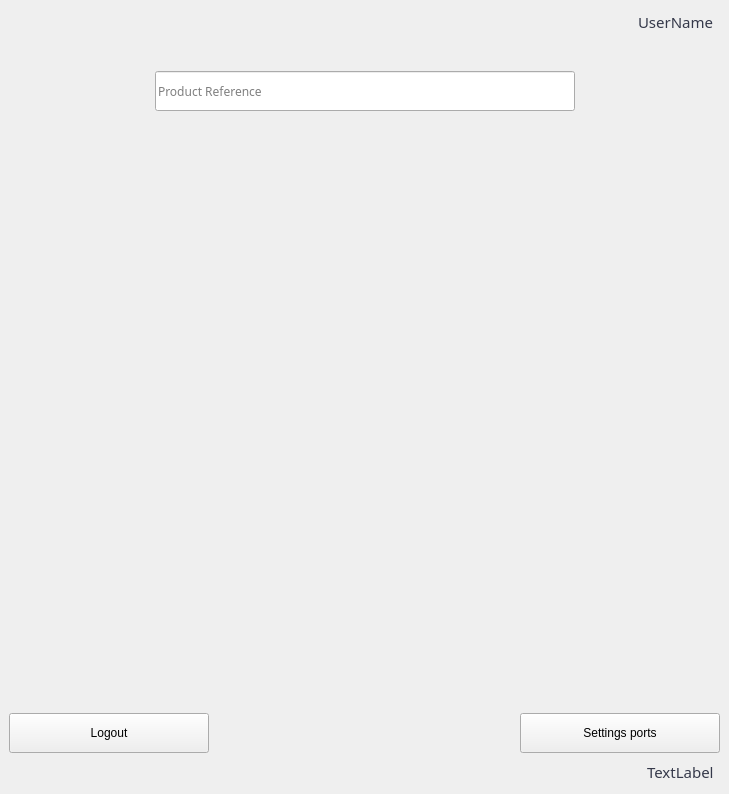
<?xml version="1.0" encoding="UTF-8"?>
<ui version="4.0">
 <class>MainWindow</class>
 <widget class="QMainWindow" name="MainWindow">
  <property name="geometry">
   <rect>
    <x>0</x>
    <y>0</y>
    <width>729</width>
    <height>794</height>
   </rect>
  </property>
  <property name="windowTitle">
   <string>MainWindow</string>
  </property>
  <property name="styleSheet">
   <string notr="true">QLabel {
font-family: sans-serif;
  text-transform: uppercase;
  outline: 0;
  border: 1px;
  padding: 2px;
  color: #35394a;
  font-size: 15px;
}</string>
  </property>
  <property name="inputMethodHints">
   <set>Qt::ImhFormattedNumbersOnly</set>
  </property>
  <widget class="QWidget" name="centralwidget">
   <layout class="QVBoxLayout" name="verticalLayout">
    <item>
     <layout class="QHBoxLayout" name="horizontalLayout">
      <item>
       <widget class="QLabel" name="logo1">
        <property name="text">
         <string/>
        </property>
        <property name="pixmap">
         <pixmap>../assets/logo-small.png</pixmap>
        </property>
        <property name="scaledContents">
         <bool>false</bool>
        </property>
       </widget>
      </item>
      <item>
       <widget class="QLabel" name="logo2">
        <property name="text">
         <string/>
        </property>
        <property name="pixmap">
         <pixmap>../assets/logo-csmall.png</pixmap>
        </property>
        <property name="scaledContents">
         <bool>true</bool>
        </property>
       </widget>
      </item>
      <item>
       <spacer name="horizontalSpacer">
        <property name="orientation">
         <enum>Qt::Horizontal</enum>
        </property>
        <property name="sizeHint" stdset="0">
         <size>
          <width>20</width>
          <height>20</height>
         </size>
        </property>
       </spacer>
      </item>
      <item>
       <widget class="QLabel" name="usernameLabel">
        <property name="styleSheet">
         <string notr="true">font: 63 10pt &quot;Segoe UI Semibold&quot;;
</string>
        </property>
        <property name="text">
         <string>UserName</string>
        </property>
       </widget>
      </item>
     </layout>
    </item>
    <item>
     <layout class="QHBoxLayout" name="horizontalLayout_3">
      <item>
       <spacer name="horizontalSpacer_3">
        <property name="orientation">
         <enum>Qt::Horizontal</enum>
        </property>
        <property name="sizeType">
         <enum>QSizePolicy::Expanding</enum>
        </property>
        <property name="sizeHint" stdset="0">
         <size>
          <width>40</width>
          <height>20</height>
         </size>
        </property>
       </spacer>
      </item>
      <item>
       <widget class="QLabel" name="label">
        <property name="styleSheet">
         <string notr="true"/>
        </property>
        <property name="text">
         <string/>
        </property>
        <property name="pixmap">
         <pixmap>../assets/tenor.gif</pixmap>
        </property>
        <property name="scaledContents">
         <bool>false</bool>
        </property>
       </widget>
      </item>
      <item>
       <spacer name="horizontalSpacer_4">
        <property name="orientation">
         <enum>Qt::Horizontal</enum>
        </property>
        <property name="sizeType">
         <enum>QSizePolicy::Expanding</enum>
        </property>
        <property name="sizeHint" stdset="0">
         <size>
          <width>40</width>
          <height>20</height>
         </size>
        </property>
       </spacer>
      </item>
     </layout>
    </item>
    <item>
     <layout class="QHBoxLayout" name="horizontalLayout_5">
      <item>
       <spacer name="horizontalSpacer_7">
        <property name="orientation">
         <enum>Qt::Horizontal</enum>
        </property>
        <property name="sizeHint" stdset="0">
         <size>
          <width>40</width>
          <height>20</height>
         </size>
        </property>
       </spacer>
      </item>
      <item>
       <widget class="QLineEdit" name="QTxtRef">
        <property name="minimumSize">
         <size>
          <width>420</width>
          <height>40</height>
         </size>
        </property>
        <property name="font">
         <font>
          <family>sans-serif</family>
         </font>
        </property>
        <property name="placeholderText">
         <string>Product Reference</string>
        </property>
       </widget>
      </item>
      <item>
       <spacer name="horizontalSpacer_8">
        <property name="orientation">
         <enum>Qt::Horizontal</enum>
        </property>
        <property name="sizeHint" stdset="0">
         <size>
          <width>40</width>
          <height>20</height>
         </size>
        </property>
       </spacer>
      </item>
     </layout>
    </item>
    <item>
     <spacer name="verticalSpacer">
      <property name="orientation">
       <enum>Qt::Vertical</enum>
      </property>
      <property name="sizeHint" stdset="0">
       <size>
        <width>20</width>
        <height>40</height>
       </size>
      </property>
     </spacer>
    </item>
    <item>
     <layout class="QHBoxLayout" name="horizontalLayout_2">
      <item>
       <widget class="QPushButton" name="btnLogout">
        <property name="minimumSize">
         <size>
          <width>200</width>
          <height>40</height>
         </size>
        </property>
        <property name="text">
         <string>Logout</string>
        </property>
       </widget>
      </item>
      <item>
       <spacer name="horizontalSpacer_2">
        <property name="orientation">
         <enum>Qt::Horizontal</enum>
        </property>
        <property name="sizeHint" stdset="0">
         <size>
          <width>40</width>
          <height>20</height>
         </size>
        </property>
       </spacer>
      </item>
      <item>
       <widget class="QPushButton" name="btnscanner">
        <property name="minimumSize">
         <size>
          <width>200</width>
          <height>40</height>
         </size>
        </property>
        <property name="text">
         <string>Settings ports</string>
        </property>
       </widget>
      </item>
     </layout>
    </item>
    <item>
     <layout class="QHBoxLayout" name="horizontalLayout_4">
      <item>
       <spacer name="horizontalSpacer_5">
        <property name="orientation">
         <enum>Qt::Horizontal</enum>
        </property>
        <property name="sizeHint" stdset="0">
         <size>
          <width>40</width>
          <height>20</height>
         </size>
        </property>
       </spacer>
      </item>
      <item>
       <widget class="QLabel" name="dateLabel">
        <property name="text">
         <string>TextLabel</string>
        </property>
       </widget>
      </item>
     </layout>
    </item>
   </layout>
  </widget>
 </widget>
 <resources/>
 <connections/>
</ui>
